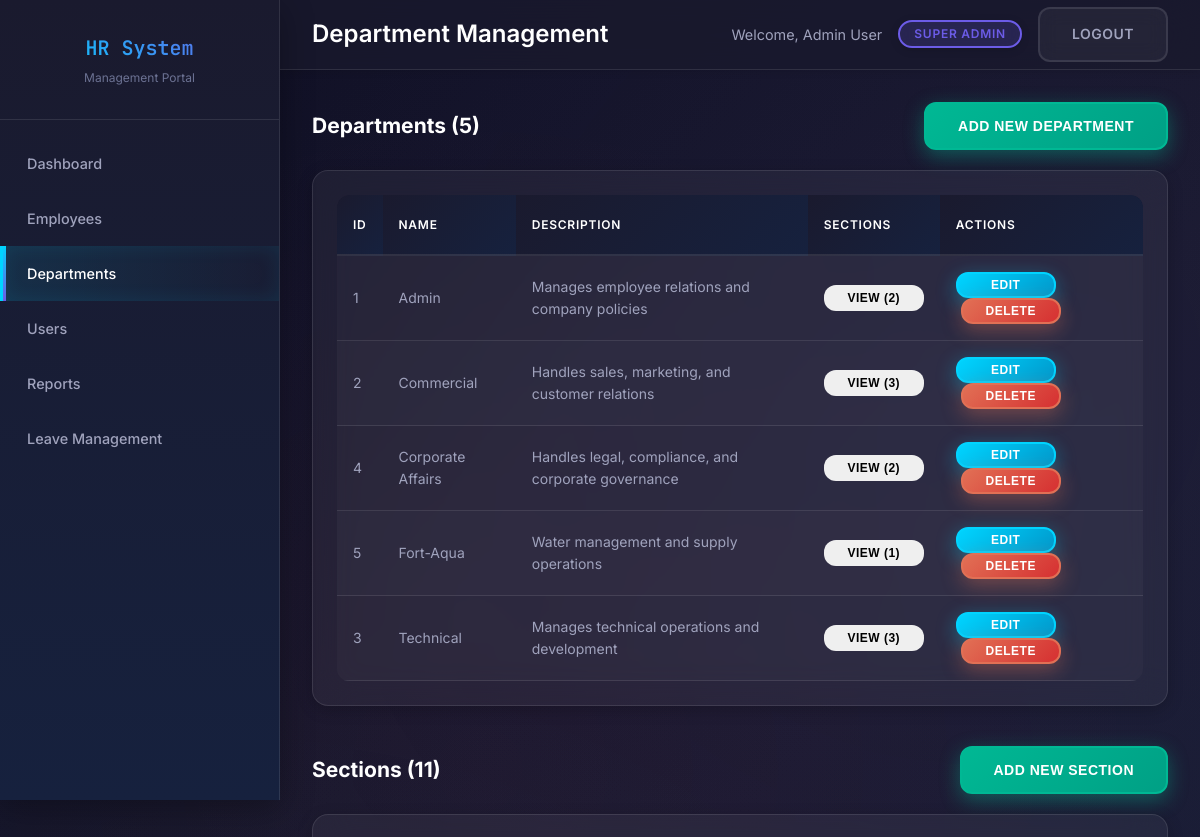
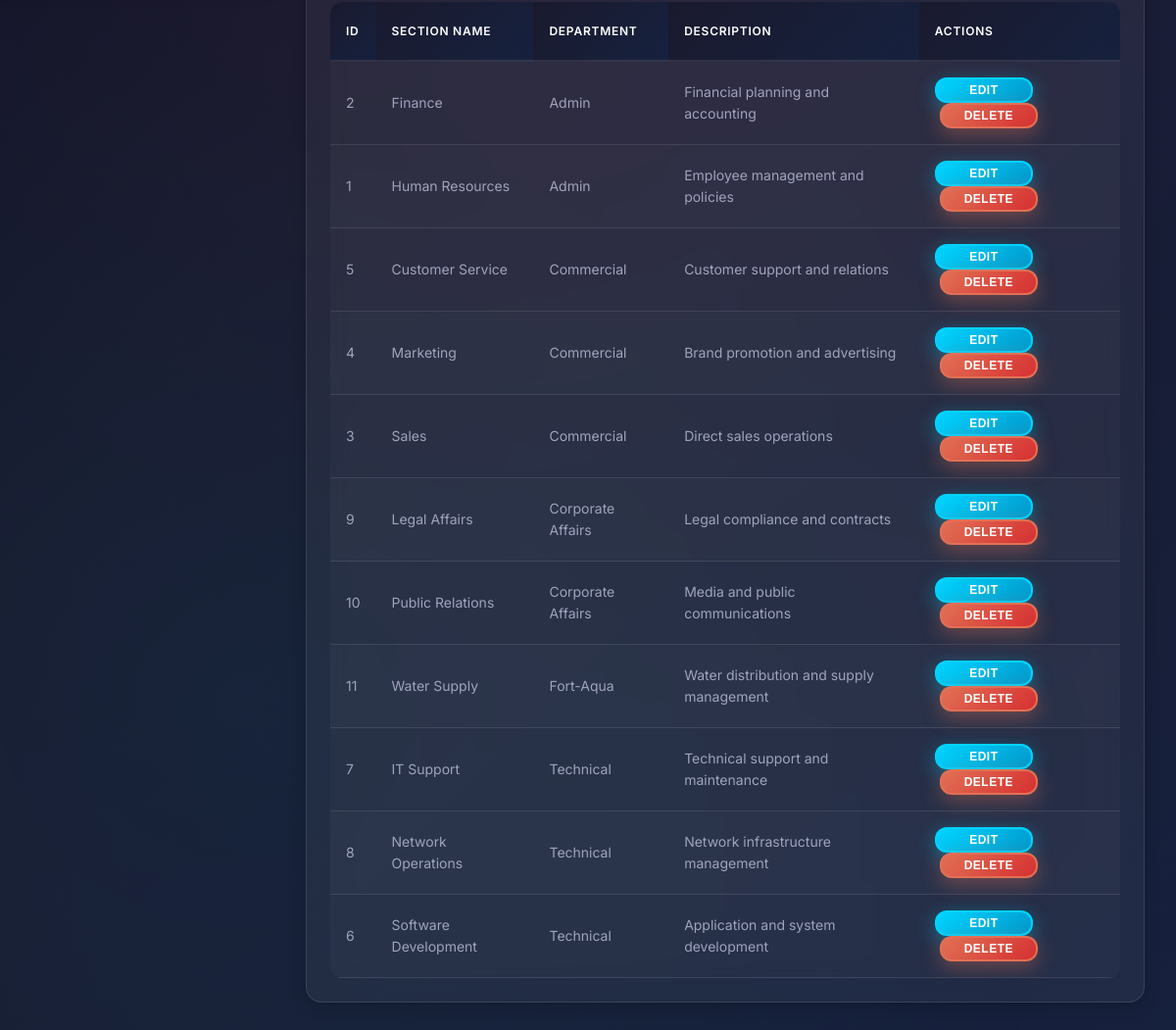
Screenshot of /departments.php (signed in) with the database file from the repository (2 pictures, top to bottom).
### tables this page shows
CREATE TABLE `departments` (
  `id` int(11) NOT NULL,
  `name` varchar(100) NOT NULL,
  `description` text DEFAULT NULL,
  `created_at` timestamp NOT NULL DEFAULT current_timestamp(),
  `updated_at` timestamp NOT NULL DEFAULT current_timestamp() ON UPDATE current_timestamp()
);

CREATE TABLE `sections` (
  `id` int(11) NOT NULL,
  `name` varchar(100) NOT NULL,
  `description` text DEFAULT NULL,
  `department_id` int(11) DEFAULT NULL,
  `created_at` timestamp NOT NULL DEFAULT current_timestamp(),
  `updated_at` timestamp NOT NULL DEFAULT current_timestamp() ON UPDATE current_timestamp()
);

### departments.php (the view, shortened to what this page needs)
<?php
$conn = getConnection();
function hasPermission($role) {
    return $_SESSION['user_role'] === $role ||
           (is_array($_SESSION['user_role']) && in_array($role, $_SESSION['user_role']));
}
$user = [
    'first_name' => isset($_SESSION['user_name']) ? explode(' ', $_SESSION['user_name'])[0] : 'User',
    'last_name' => isset($_SESSION['user_name']) ? (explode(' ', $_SESSION['user_name'])[1] ?? '') : '',
    'role' => $_SESSION['user_role'] ?? 'guest',
    'id' => $_SESSION['user_id']
];
try {
    $departments_result = $conn->query("SELECT * FROM departments ORDER BY name");
    $departments = $departments_result ? $departments_result->fetch_all(MYSQLI_ASSOC) : [];
    $sections_result = $conn->query("SELECT s.*, d.name as department_name FROM sections s LEFT JOIN departments d ON s.department_id = d.id ORDER BY d.name, s.name");
    $sections = $sections_result ? $sections_result->fetch_all(MYSQLI_ASSOC) : [];
} catch (Exception $e) {
    $departments = [];
    $sections = [];
    $error = 'Error fetching data: ' . $e->getMessage();
}
?>
<!DOCTYPE html>
<html lang="en">
<head>
    <link rel="stylesheet" href="style.css">
</head>
<body>
    <div class="container">
        <div class="sidebar">
            <div class="sidebar-brand">
                <h1>HR System</h1>
                <p>Management Portal</p>
            </div>
            <nav class="nav">
                <ul>
                    <li><a href="dashboard.php">Dashboard</a></li>
                    <li><a href="employees.php">Employees</a></li>
                    <?php if (hasPermission('hr_manager') || hasPermission('super_admin')): ?>
                    <li><a href="departments.php" class="active">Departments</a></li>
                    <?php endif; ?>
                    <?php if (hasPermission('super_admin')): ?>
                    <li><a href="users.php">Users</a></li>
                    <?php endif; ?>
                    <?php if (hasPermission('hr_manager')|| hasPermission('super_admin')): ?>
                    <li><a href="reports.php">Reports</a></li>
                    <?php endif; ?>
                    <?php if (hasPermission('hr_manager')|| hasPermission('super_admin')||hasPermission('dept_head')): ?>
                    <li><a href="leave_management.php">Leave Management</a></li>
                    <?php endif; ?>
                </ul>
            </nav>
        </div>
        <div class="main-content">
            <div class="header">
                <h1>Department Management</h1>
                <div class="user-info">
                    <span>Welcome, <?php echo htmlspecialchars($user['first_name'] . ' ' . $user['last_name']); ?></span>
                    <span class="badge badge-info"><?php echo ucwords(str_replace('_', ' ', $user['role'])); ?></span>
                    <a href="logout.php" class="btn btn-secondary">Logout</a>
                </div>
            </div>
            <div class="content">
                <div style="margin-bottom: 40px;">
                    <div style="display: flex; justify-content: space-between; align-items: center; margin-bottom: 20px;">
                        <h2>Departments (<?php echo count($departments); ?>)</h2>
                        <?php if (hasPermission('hr_manager')|| hasPermission('super_admin')): ?>
                            <button onclick="showAddDepartmentModal()" class="btn btn-success">Add New Department</button>
                        <?php endif; ?>
                    </div>
                    <div class="table-container">
                        <table class="table">
                            <thead>
                                <tr>
                                    <th>ID</th>
                                    <th>Name</th>
                                    <th>Description</th>
                                    <th>Sections</th>
                                    <th>Actions</th>
                                </tr>
                            </thead>
                            <tbody>
                                <?php if (empty($departments)): ?>
                                    <tr>
                                        <td colspan="5" class="text-center">No departments found</td>
                                    </tr>
                                <?php else: ?>
                                    <?php foreach ($departments as $department): ?>
                                    <?php
                                        $dept_sections = array_filter($sections, function($s) use ($department) {
                                            return $s['department_id'] == $department['id'];
                                        });
                                    ?>
                                    <tr>
                                        <td><?php echo htmlspecialchars($department['id']); ?></td>
                                        <td><?php echo htmlspecialchars($department['name']); ?></td>
                                        <td><?php echo htmlspecialchars($department['description'] ?? 'N/A'); ?></td>
                                        <td>
                                            <button onclick="showSections(<?php echo $department['id']; ?>)" class="btn btn-sm btn-info">
                                                View (<?php echo count($dept_sections); ?>)
                                            </button>
                                        </td>
                                        <td>
                                            <?php if (hasPermission('hr_manager')|| hasPermission('super_admin')): ?>
                                                <button onclick="showEditDepartmentModal(<?php echo htmlspecialchars(json_encode($department)); ?>)" class="btn btn-sm btn-primary">Edit</button>
                                                <button onclick="confirmDeleteDepartment(<?php echo $department['id']; ?>, '<?php echo htmlspecialchars($department['name']); ?>')" class="btn btn-sm btn-danger ml-1">Delete</button>
                                            <?php else: ?>
                                                <span class="text-muted">-</span>
                                            <?php endif; ?>
                                        </td>
                                    </tr>
                                    <?php endforeach; ?>
                                <?php endif; ?>
                            </tbody>
                        </table>
                    </div>
                </div>
                <div>
                    <div style="display: flex; justify-content: space-between; align-items: center; margin-bottom: 20px;">
                        <h2>Sections (<?php echo count($sections); ?>)</h2>
                        <?php if (hasPermission('hr_manager')|| hasPermission('super_admin')): ?>
                            <button onclick="showAddSectionModal()" class="btn btn-success">Add New Section</button>
                        <?php endif; ?>
                    </div>
                    <div class="table-container">
                        <table class="table">
                            <thead>
                                <tr>
                                    <th>ID</th>
                                    <th>Section Name</th>
                                    <th>Department</th>
                                    <th>Description</th>
                                    <th>Actions</th>
                                </tr>
                            </thead>
                            <tbody>
                                <?php if (empty($sections)): ?>
                                    <tr>
                                        <td colspan="5" class="text-center">No sections found</td>
                                    </tr>
                                <?php else: ?>
                                    <?php foreach ($sections as $section): ?>
                                    <tr>
                                        <td><?php echo htmlspecialchars($section['id']); ?></td>
                                        <td><?php echo htmlspecialchars($section['name']); ?></td>
                                        <td><?php echo htmlspecialchars($section['department_name'] ?? 'N/A'); ?></td>
                                        <td><?php echo htmlspecialchars($section['description'] ?? 'N/A'); ?></td>
                                        <td>
                                            <?php if (hasPermission('hr_manager')|| hasPermission('super_admin')): ?>
                                                <button onclick="showEditSectionModal(<?php echo htmlspecialchars(json_encode($section)); ?>)" class="btn btn-sm btn-primary">Edit</button>
                                                <button onclick="confirmDeleteSection(<?php echo $section['id']; ?>, '<?php echo htmlspecialchars($section['name']); ?>')" class="btn btn-sm btn-danger ml-1">Delete</button>
                                            <?php else: ?>
                                                <span class="text-muted">-</span>
                                            <?php endif; ?>
                                        </td>
                                    </tr>
                                    <?php endforeach; ?>
                                <?php endif; ?>
                            </tbody>
                        </table>
                    </div>
                </div>
            </div>
        </div>
    </div>
</body>
</html>

### departments.php (style rules this page uses)
.ml-1 { margin-left: 5px; }
.btn-sm { padding: 4px 8px; font-size: 12px; }

### rows the page displays
departments: id "1", name "Admin", description "Manages employee relations and company policies", count($dept_sections) "2"
departments: id "2", name "Commercial", description "Handles sales, marketing, and customer relations", count($dept_sections) "3"
departments: id "4", name "Corporate Affairs", description "Handles legal, compliance, and corporate governance", count($dept_sections) "2"
departments: id "5", name "Fort-Aqua", description "Water management and supply operations", count($dept_sections) "1"
departments: id "3", name "Technical", description "Manages technical operations and development", count($dept_sections) "3"
sections: id "2", name "Finance", department.name "Admin", description "Financial planning and accounting"
sections: id "1", name "Human Resources", department.name "Admin", description "Employee management and policies"
sections: id "5", name "Customer Service", department.name "Commercial", description "Customer support and relations"
sections: id "4", name "Marketing", department.name "Commercial", description "Brand promotion and advertising"
sections: id "3", name "Sales", department.name "Commercial", description "Direct sales operations"
sections: id "9", name "Legal Affairs", department.name "Corporate Affairs", description "Legal compliance and contracts"
sections: id "10", name "Public Relations", department.name "Corporate Affairs", description "Media and public communications"
sections: id "11", name "Water Supply", department.name "Fort-Aqua", description "Water distribution and supply management"
sections: id "7", name "IT Support", department.name "Technical", description "Technical support and maintenance"
sections: id "8", name "Network Operations", department.name "Technical", description "Network infrastructure management"
sections: id "6", name "Software Development", department.name "Technical", description "Application and system development"

### other values shown
$user['first_name'] . ' ' . $user['last_name'] "Admin User"
str_replace('_', ' ', $user['role']) "SUPER ADMIN"
count($departments) "5"
count($sections) "11"
